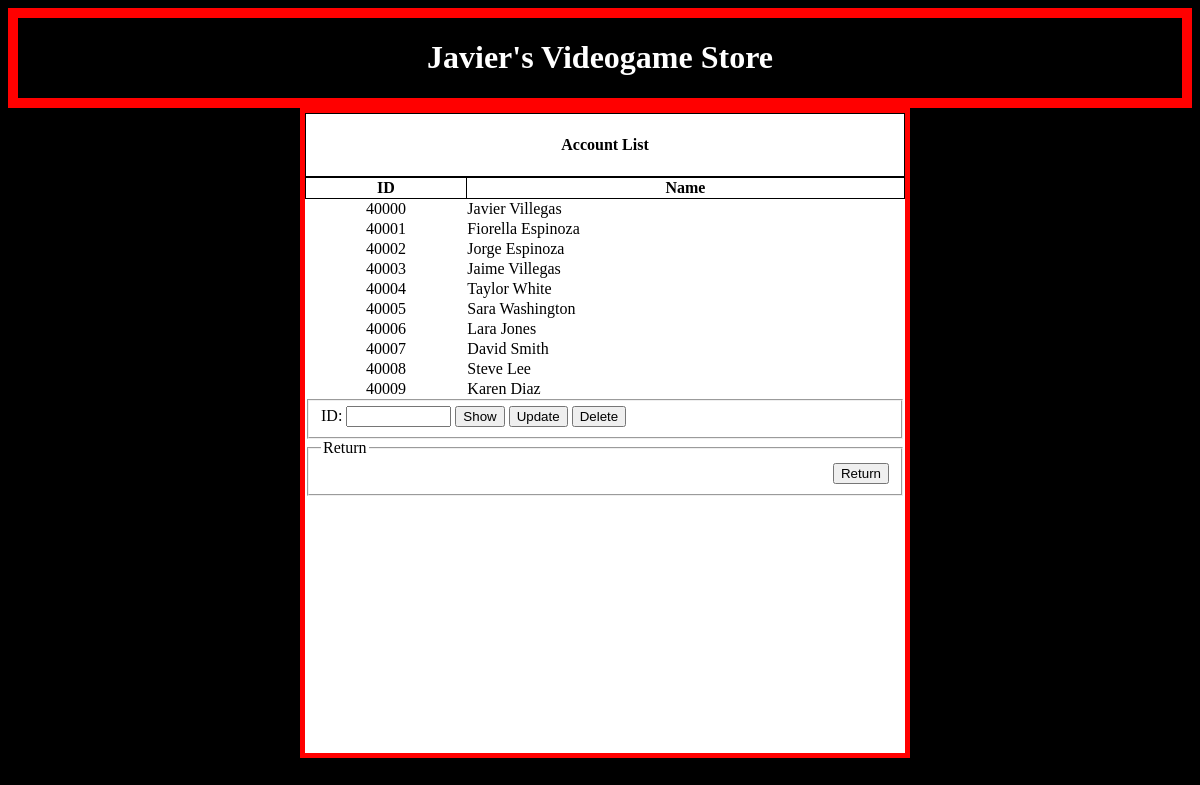
The app's page /customer_list.php with its own data.
### tables this page shows
create table Customers(
	id int AUTO_INCREMENT,
  name varchar(25) NOT NULL,
  address varchar(100),
	age int,
	sex CHAR(1) DEFAULT '-',
	phone CHAR(10) UNIQUE,
	email VARCHAR(40) UNIQUE,
	PRIMARY KEY(id)
);

### customer_list.php (the view, shortened to what this page needs)
<!DOCTYPE html>
<html lang="en" dir="ltr">
  <head>
    <link rel="stylesheet" href="store_style.css">
  </head>
  <body>
    <header>
    </header>
    <section class="list">
      <table style="width:100%">
        <th style="align:center">Account List</th>
      </table>
      <table style="width:100%">
        <tr>
          <th>ID</th>
          <th>Name</th>
        </tr>
        <?php
          include "database_connection.php";
          $query = "SELECT * FROM Customers";
          $result = mysqli_query($connection, $query);
          if(mysqli_num_rows($result) > 0){
            while($account = mysqli_fetch_assoc($result)){
                echo  "<tr>".
                      "<td align=center>".$account["id"]."</td>".
                      "<td>".$account["name"]."</td>".
                      "</tr>";
            }
          }
          else{
            echo "<tr>
                  <td> None </td>
                  <td> None </td>
                  </tr>";
          }
        ?>
      </table>
      <form action="" method="post">
        <fieldset>
          ID: <input type="text" name="id" size="10" maxlength="5" autofocus required>
          <input type="submit" name="show" formaction="customer_account.php" value="Show">
          <input type="submit" name="update" formaction="update_account.php" value="Update">
          <input type="submit" name="delete" formaction="delete_account.php" value="Delete">
        </fieldset>
      </form>
      <fieldset>
        <legend>Return</legend>
        <form action="index.php" align="right">
          <input type="submit" value="Return">
        </form>
      </fieldset>
    </section>
  </body>
</html>

### store_style.css (style rules this page uses)
body { background-color: black; }
.header_title { background-color: black; height: 10%; border-style: solid; border-width: 10px; border-color: red; }
.list { background-color: white; position: absolute; left: 25%; width: 50%; height: 80%; max-width: 100%; vertical-align: middle; text-align: left; font-style: arial; border: 5px solid red; }
fieldset { background-color: white; max-width: 100%; }
h1 { color: white; text-align: center; }
table { width: 100%; height: 10%; border-collapse: collapse; }
th { text-align: center; border: 1px solid black; }

### records on screen
customers: id "40000", name "Javier Villegas"
customers: id "40001", name "Fiorella Espinoza"
customers: id "40002", name "Jorge Espinoza"
customers: id "40003", name "Jaime Villegas"
customers: id "40004", name "Taylor White"
customers: id "40005", name "Sara Washington"
customers: id "40006", name "Lara Jones"
customers: id "40007", name "David Smith"
customers: id "40008", name "Steve Lee"
customers: id "40009", name "Karen Diaz"
